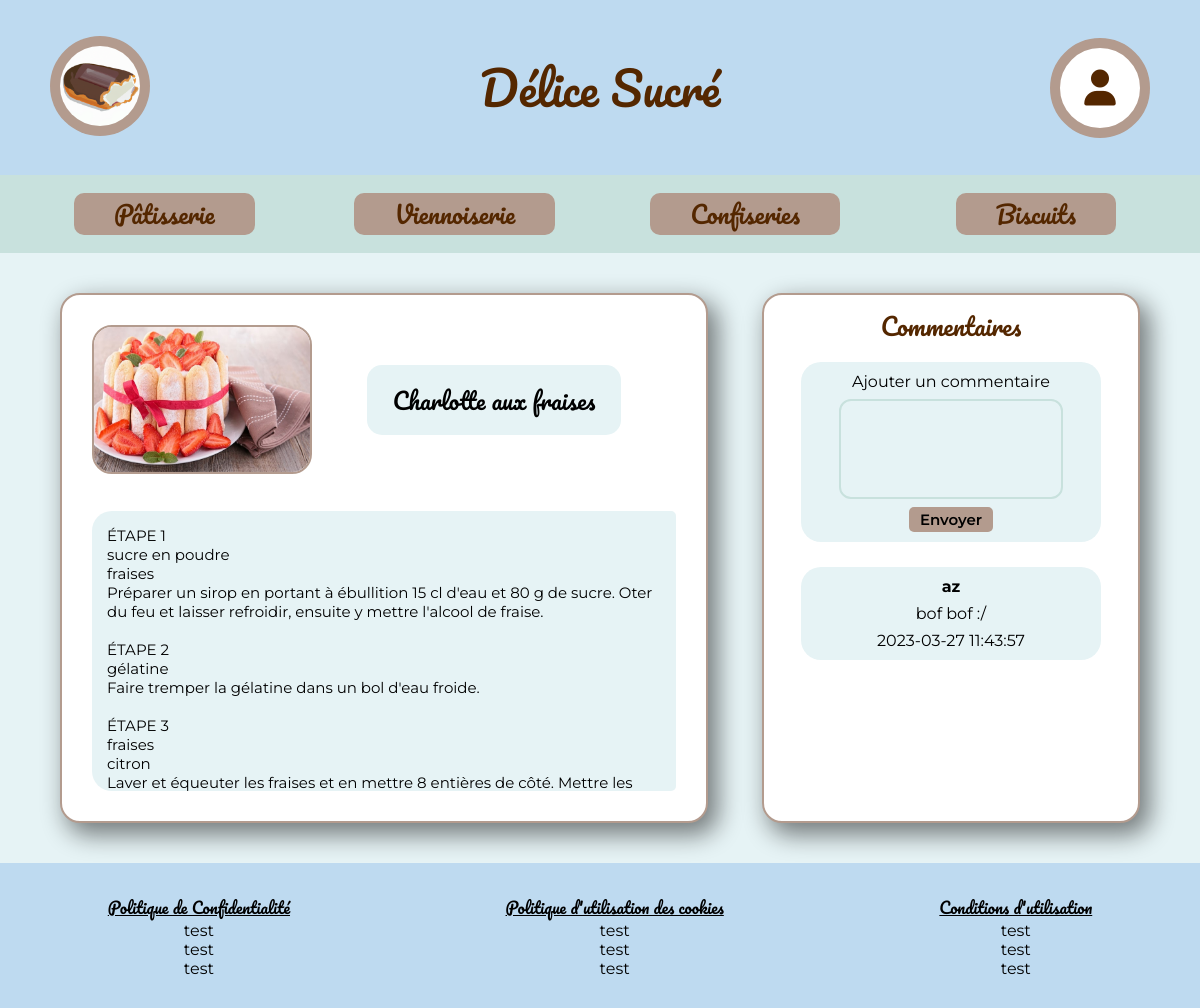
The page /articlePage.php?id_art=12 on the database its author committed.
### tables this page shows
CREATE TABLE IF NOT EXISTS `article` (
  `id_art` int UNSIGNED NOT NULL AUTO_INCREMENT,
  `title` varchar(120) NOT NULL,
  `description` varchar(255) NOT NULL,
  `contenu` text NOT NULL,
  `image` mediumblob,
  `date_creation` datetime NOT NULL DEFAULT CURRENT_TIMESTAMP,
  `id_ut` int UNSIGNED NOT NULL,
  PRIMARY KEY (`id_art`),
  KEY `id_ut` (`id_ut`)
);

CREATE TABLE IF NOT EXISTS `commentaire` (
  `id_com` int NOT NULL AUTO_INCREMENT,
  `message` text NOT NULL,
  `date_creation` datetime NOT NULL DEFAULT CURRENT_TIMESTAMP,
  `id_ut` int UNSIGNED NOT NULL,
  `id_art` int UNSIGNED NOT NULL,
  PRIMARY KEY (`id_com`),
  KEY `id_ut` (`id_ut`),
  KEY `id_art` (`id_art`)
);

CREATE TABLE IF NOT EXISTS `utilisateur` (
  `id_ut` int UNSIGNED NOT NULL AUTO_INCREMENT,
  `email` varchar(120) NOT NULL,
  `hash_mdp` varchar(120) NOT NULL,
  `role` enum('admin','editeur','utilisateur') NOT NULL,
  `pseudo` varchar(60) NOT NULL,
  `ville` varchar(80) DEFAULT NULL,
  `pays` varchar(80) DEFAULT NULL,
  `activation` enum('on','off') NOT NULL DEFAULT 'on',
  `date_creation` datetime NOT NULL DEFAULT CURRENT_TIMESTAMP,
  PRIMARY KEY (`id_ut`),
  UNIQUE KEY `pseudo` (`pseudo`)
);

### articlePage.php (the view, shortened to what this page needs)
<?php
require "./assets/core/header.php";
$id_art = $_GET['id_art'];
$sql = "SELECT title, contenu, image FROM article WHERE id_art=$id_art";
require "./assets/core/config.php";
$query = $pdo->prepare($sql);
$query->execute();
$sql2 = "SELECT u.pseudo, c.message, c.date_creation
FROM utilisateur u
JOIN commentaire c ON u.id_ut = c.id_ut
WHERE c.id_art = $id_art
ORDER BY c.date_creation DESC";
require "./assets/core/config.php";
$coms = $pdo->prepare($sql2);
$coms->execute();
$comments = $coms->fetchAll(PDO::FETCH_ASSOC);
?>
<main class="article-page">
    <?php foreach ($query as $row) : ?>
        <div class="section-left">
            <div class="entete-article">
                <img src="<?= $row['image']; ?>" alt="">
                <div class="title-container">
                    <div class="title-article">
                        <p><?= $row['title']; ?></p>
                    </div>
                </div>
            </div>
            <div class="description-article">
                <p><?= nl2br($row['contenu'], true) ?></p>
            </div>
        </div>
    <?php endforeach ?>
    <div class="section-right">
        <h2>Commentaires</h2>
        <form method="post" action="./ajoutcom.php" class="commentaire">
            <p>Ajouter un commentaire</p>
            <textarea name="message" id="" cols="30" rows="10"></textarea>
            <button>Envoyer</button>
        </form>
        <div class="commentaires">
            <?php
            if (empty($comments)) {
                echo "Aucun commentaire";
            } else {
                foreach ($comments as $com) : ?>
                    <div class="commentaire">
                        <h4><?= htmlspecialchars($com['pseudo']) ?></h4>
                        <p><?= htmlspecialchars($com['message']) ?></p>
                        <p><?= htmlspecialchars($com['date_creation']) ?></p>
                    </div>
            <?php endforeach;
            } ?>
        </div>
    </div>
</main>
<?php
require "./assets/core/footer.php";
?>

### assets/core/header.php (shortened to what this page needs)
<!DOCTYPE html>
<html lang="fr">
<head>
    <link rel="stylesheet" href="https://cdnjs.cloudflare.com/ajax/libs/font-awesome/6.3.0/css/all.min.css">
    <link rel="stylesheet" href="assets/css/main.css">
</head>
<body>
    <header>
        <div class="header-container">
            <a href="index.php"><img src="assets/img/logo-CCP2.png" alt="Logo"></a>
            <h1>Délice Sucré</h1>
            <a href="login.php" class="h-btn">
                <i class="fa-solid fa-user"></i>
            </a>
        </div>
        <nav>
            <ul>
                <li><a href="#">Pâtisserie</a></li>
                <li><a href="#">Viennoiserie</a></li>
                <li><a href="#">Confiseries</a></li>
                <li><a href="#">Biscuits</a></li>
            </ul>
        </nav>
    </header>

### assets/core/footer.php (shortened to what this page needs)
<footer>
    <div class="footer">
        <ul class="list1">
            <li class="line">Politique de Confidentialité</li>
            <li class="montserrat">test</li>
            <li class="montserrat">test</li>
            <li class="montserrat">test</li>
        </ul>
        <ul class="list2">
            <li class="line">Politique d'utilisation des cookies</li>
            <li class="montserrat">test</li>
            <li class="montserrat">test</li>
            <li class="montserrat">test</li>
        </ul>
        <ul class="list3">
            <li class="line">Conditions d'utilisation</li>
            <li class="montserrat">test</li>
            <li class="montserrat">test</li>
            <li class="montserrat">test</li>
        </ul>
    </div>
</footer>
</body>
</html>

### assets/css/main.css (style rules this page uses)
:root { --brown: #542700; --lightbrown: #b39b8e; --green: #c8e1dd; --blue: #bedaf0; --lightblue: #e6f3f5; }
* { padding: 0; margin: 0; box-sizing: border-box; list-style: none; }
textarea { resize: none; border: none; outline: none; }
h2 { font-weight: 500; }
body { display: flex; flex-direction: column; flex-grow: 1; width: 100%; }
a { text-decoration: none; color: #000; }
.header-container { display: flex; justify-content: space-between; align-items: center; height: 175px; background-color: var(--blue); padding: 0 50px; }
header img { height: 100px; background-color: var(--lightbrown); border-radius: 50px; padding: 10px; }
h1 { font-size: 46px; font-weight: 400; color: var(--brown); font-family: "Pacifico", cursive; }
.fa-user { display: flex; justify-content: center; align-items: center; font-size: 36px; background-color: white; height: 100px; width: 100px; border-radius: 50px; border: solid var(--lightbrown) 10px; }
nav { display: flex; align-items: center; justify-content: center; background-color: var(--green); padding: 12px 25px; }
nav ul { display: flex; justify-content: space-between; width: 100%; padding: 6px 0; gap: 12px; }
nav ul li { display: flex; justify-content: center; width: 30%; }
header a:visited, header a { text-decoration: none; color: var(--brown); }
nav ul li a { font-size: 24px; background-color: var(--lightbrown); border-radius: 10px; padding: 0 40px; font-family: "Pacifico", cursive; }
h2 { display: flex; justify-content: center; align-items: center; color: var(--brown); font-family: "Pacifico", cursive; }
.login, .register, .profil, .article-page, .pf-main, .ea-main, .dashboard { display: flex; justify-content: center; align-items: center; background: var(--lightblue); }
.article-page { display: flex; justify-content: space-between; align-items: center; padding: 40px 60px; }
.section-left { padding: 30px; flex-basis: 60%; display: flex; flex-direction: column; justify-content: space-between; }
.entete-article { display: flex; align-items: center; justify-content: space-between; height: 32%; }
.entete-article img { width: 220px; height: 100%; border: 2px solid var(--lightbrown); border-radius: 20px; }
.title-container { flex-grow: 1; display: flex; justify-content: center; align-items: center; }
.title-article p { font-family: "Pacifico", cursive; font-size: 23px; font-weight: 400; }
.title-article { display: flex; justify-content: center; align-items: center; width: 70%; border-radius: 15px; background: var(--lightblue); min-width: 200px; padding: 15px; }
.description-article { width: 100%; margin: 0 auto; padding: 15px; height: 280px; border-radius: 20px 5px 5px 20px; font-size: 15px; background: var(--lightblue); font-family: "Montserrat", sans-serif; overflow-y: scroll; }
.section-right, .section-left { display: flex; flex-direction: column; box-shadow: 8px 10px 24px 2px rgba(0, 0, 0, 0.49); border: 2px solid var(--lightbrown); height: 530px; border-radius: 20px; background: #fff; }
.section-right { flex-basis: 35%; padding: 10px 20px; gap: 15px; }
.commentaire { width: 90%; margin: 0 auto 10px auto; padding: 10px; background: var(--lightblue); font-family: "Montserrat", sans-serif; border-radius: 20px; display: flex; flex-direction: column; align-items: center; gap: 8px; }
.commentaire textarea { width: 80%; height: 100px; border: 2px solid var(--green); border-radius: 12px; background: var(--lightblue); padding: 10px; }
.commentaire button { width: 30%; background: var(--lightbrown); border: none; height: 25px; border-radius: 5px; font-size: 15px; font-weight: 600; font-family: "Montserrat", sans-serif; cursor: pointer; }
.commentaires { gap: 10px; overflow-y: scroll; }
footer { display: flex; align-items: center; background-color: var(--blue); width: 100%; height: 145px; }
.footer { display: flex; width: 100%; justify-content: space-around; }
.footer ul { margin: 0; }
.line { text-decoration: underline; font-family: "Pacifico", cursive; }
.montserrat { font-family: "Montserrat", sans-serif; }
.list1, .list2, .list3 { display: flex; align-items: center; flex-direction: column; }

### rows shown on the page
article: image (picture), title "Charlotte aux fraises", contenu "ÉTAPE 1 sucre en poudre fraises Préparer un sirop en portant à ébullition 15 cl d'eau et 80 g de sucre. Oter du feu et laisser refroidir, ensuite y mettre l'alcool de fraise. ÉTAPE 2 gélatine Faire tremper la gélatine dans un bol d'eau froide. ÉTAPE 3 fraises citron Laver et équeuter les fraises et en mettre 8 entières de côté. Mettre les…"
commentaire: id_ut.pseudo "az", message "bof bof :/", date_creation "2023-03-27 11:43:57"
